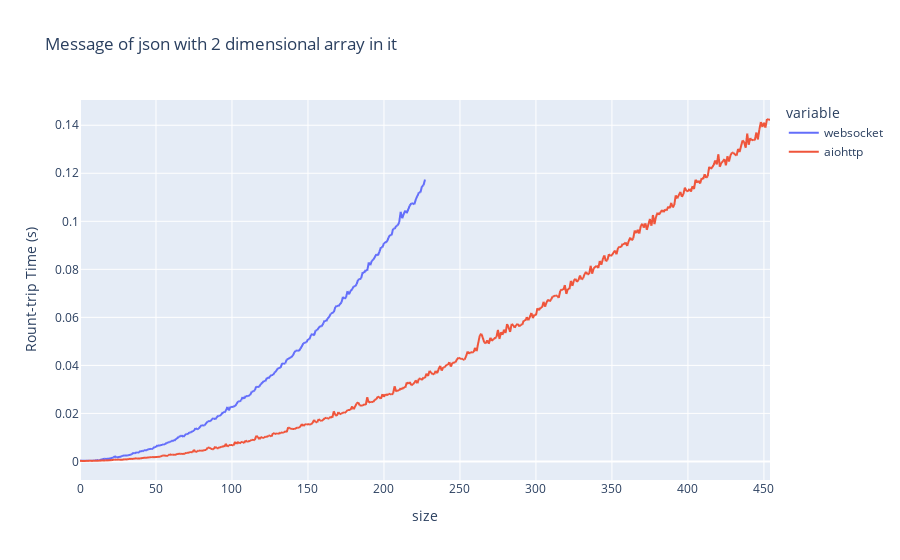

This figure's notebook cell:
### Code cell
fig = px.line(data_frame=df_json2d, x=df_json2d.index, y=df_json2d.columns, title="Message of json with 2 dimensional array in it",labels={'value':"Rount-trip Time (s) "})
fig.show()

### Figure 1 — Plotly figure (JSON) as saved in the notebook; plotly's stock layout.template omitted (floating-point values rounded to 4 significant figures; data arrays with more than 128 entries replaced by an {"elided": "..."} marker saying what was removed)
{"data": [{"hovertemplate": "variable=websocket<br>size=%{x}<br>Rount-trip Time (s) =%{y}<extra></extra>", "legendgroup": "websocket", "line": {"color": "#636efa", "dash": "solid"}, "marker": {"symbol": "circle"}, "mode": "lines", "name": "websocket", "showlegend": true, "type": "scattergl", "x": {"elided": "683 int values"}, "xaxis": "x", "y": {"elided": "683 float values"}, "yaxis": "y"}, {"hovertemplate": "variable=aiohttp<br>size=%{x}<br>Rount-trip Time (s) =%{y}<extra></extra>", "legendgroup": "aiohttp", "line": {"color": "#EF553B", "dash": "solid"}, "marker": {"symbol": "circle"}, "mode": "lines", "name": "aiohttp", "showlegend": true, "type": "scattergl", "x": {"elided": "683 int values"}, "xaxis": "x", "y": {"elided": "683 float values"}, "yaxis": "y"}], "layout": {"legend": {"title": {"text": "variable"}, "tracegroupgap": 0}, "title": {"text": "Message of json with 2 dimensional array in it"}, "xaxis": {"anchor": "y", "domain": [0, 1], "title": {"text": "size"}}, "yaxis": {"anchor": "x", "domain": [0, 1], "title": {"text": "Rount-trip Time (s) "}}}}
